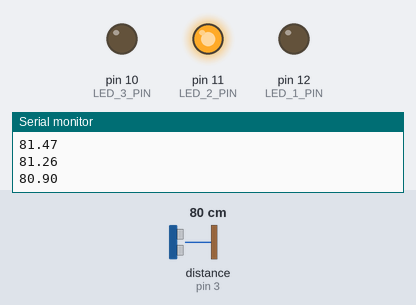
Recording of a sketch running on a simulated Arduino Uno, built with avr-gcc and run on an emulated ATmega328P. Parts: output pins drawn as LEDs (lit = HIGH), the last lines printed to the serial monitor. Wiring (inferred from the names in the program): ultrasonic range finder: trigger pin 4; echo pin 3. The inputs (shaded band) are chosen by the test bench; at power-on: distance to the obstacle (sensor on pin 3) 80 cm. The echo pulse lasts 58.3 µs per cm; pins used as bus, display or sensor lines are not drawn.

Above: at 1.2 s.
1.3 s: distance to the obstacle (sensor on pin 3) set to 2 cm
At 2.6 s:
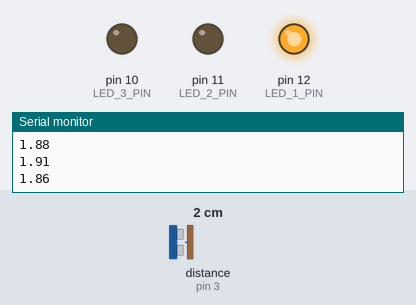
3.0 s: distance to the obstacle (sensor on pin 3) set to 18 cm
At 4.4 s:
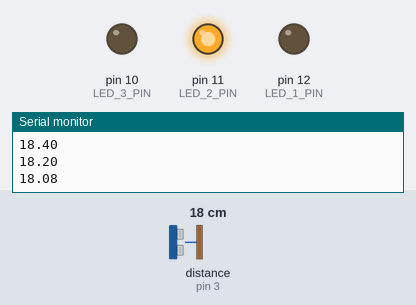
4.7 s: distance to the obstacle (sensor on pin 3) set to 4 cm
At 5.5 s:
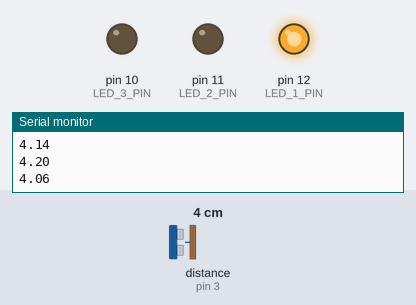
Timing chart, 0 to 7.7 s (numbered marks = the images above; inputs shaded):
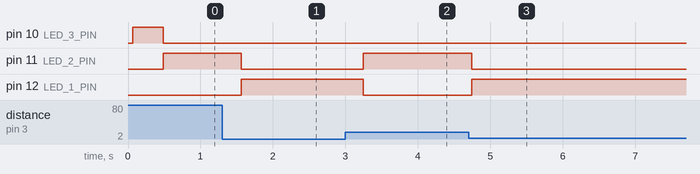

Measured:
- after the input at 1.3 s, pin 11 (LED_2_PIN): HIGH → LOW after 0.26 s; pin 12 (LED_1_PIN): LOW → HIGH after 0.26 s
- after the input at 3.0 s, pin 11 (LED_2_PIN): LOW → HIGH after 0.24 s; pin 12 (LED_1_PIN): HIGH → LOW after 0.24 s
- after the input at 4.7 s, pin 11 (LED_2_PIN): HIGH → LOW at once; pin 12 (LED_1_PIN): LOW → HIGH at once

The sketch:

Obstacle_LED.ino
```cpp
// Obstacle LED
/* The code uses ultrasonic sensors to measure distance and controls LEDs based on the measured distance with
smoothing to reduce noise. */

// Define pin numbers for LEDs and ultrasonic sensor
#define LED_1_PIN 12
#define LED_2_PIN 11
#define LED_3_PIN 10
#define ECHO_PIN 3
#define TRIGGER_PIN 4

// Initialize variables for ultrasonic sensor functionality
unsigned long lastTimeUltrasonicTrigger = millis();
unsigned long ultrasonicTriggerDelay = 60;

volatile unsigned long pulseInTimeBegin;
volatile unsigned long pulseInTimeEnd;
volatile bool newDistanceAvailable = false;

double previousDistance = 400.0; // Initial distance value

// Function to trigger the ultrasonic sensor
void triggerUltrasonicSensor() {
  digitalWrite(TRIGGER_PIN, LOW);
  delayMicroseconds(2);
  digitalWrite(TRIGGER_PIN, HIGH);
  delayMicroseconds(10);
  digitalWrite(TRIGGER_PIN, LOW);
}

// Function to calculate distance from ultrasonic sensor measurements
double getUltrasonicDistance() {
  double durationMicros = pulseInTimeEnd - pulseInTimeBegin;
  double distance = durationMicros / 58.0; // cm (148.0: inches)
  if (distance > 400.0) {
    return previousDistance; // Maintain previous distance if out of range
  }
  distance = previousDistance * 0.7 + distance * 0.3; // Smoothing the distance value
  previousDistance = distance;
  return distance;
}

// Interrupt service routine for ECHO_PIN changes
void echoPinInterrupt() {
  if (digitalRead(ECHO_PIN) == HIGH) { // Start measuring
    pulseInTimeBegin = micros();
  } else { // Stop measuring
    pulseInTimeEnd = micros();
    newDistanceAvailable = true;
  }
}

// Function to control LEDs based on distance
void powerLEDsFromDistance(double distance) {
  if (distance >= 100) {
    digitalWrite(LED_1_PIN, LOW);
    digitalWrite(LED_2_PIN, LOW);
    digitalWrite(LED_3_PIN, HIGH); // All LEDs ON for larger distance
  } else if (distance >= 15) {
    digitalWrite(LED_1_PIN, LOW);
    digitalWrite(LED_2_PIN, HIGH);
    digitalWrite(LED_3_PIN, LOW); // Middle LED ON for mid-range distance
  } else {
    digitalWrite(LED_1_PIN, HIGH);
    digitalWrite(LED_2_PIN, LOW);
    digitalWrite(LED_3_PIN, LOW); // Close-range LED ON for smaller distance
  }
}

void setup() {
  Serial.begin(115200); // Initialize serial communication
  pinMode(ECHO_PIN, INPUT); // Set ultrasonic sensor's ECHO_PIN as INPUT
  pinMode(TRIGGER_PIN, OUTPUT); // Set ultrasonic sensor's TRIGGER_PIN as OUTPUT
  pinMode(LED_1_PIN, OUTPUT); // Set LEDs as OUTPUT
  pinMode(LED_2_PIN, OUTPUT);
  pinMode(LED_3_PIN, OUTPUT);

  // Attach interrupt to ECHO_PIN to handle changes
  attachInterrupt(digitalPinToInterrupt(ECHO_PIN),
                  echoPinInterrupt,
                  CHANGE);
}

void loop() {
  unsigned long timeNow = millis(); // Current time calculation

  // Trigger ultrasonic sensor at specified interval
  if (timeNow - lastTimeUltrasonicTrigger > ultrasonicTriggerDelay) {
    lastTimeUltrasonicTrigger += ultrasonicTriggerDelay;
    triggerUltrasonicSensor();
  }

  // Check for new distance measurement available
  if (newDistanceAvailable) {
    newDistanceAvailable = false;
    double distance = getUltrasonicDistance();
    powerLEDsFromDistance(distance); // Control LEDs based on distance
    Serial.println(distance); // Print distance value over serial
  }
}
```
